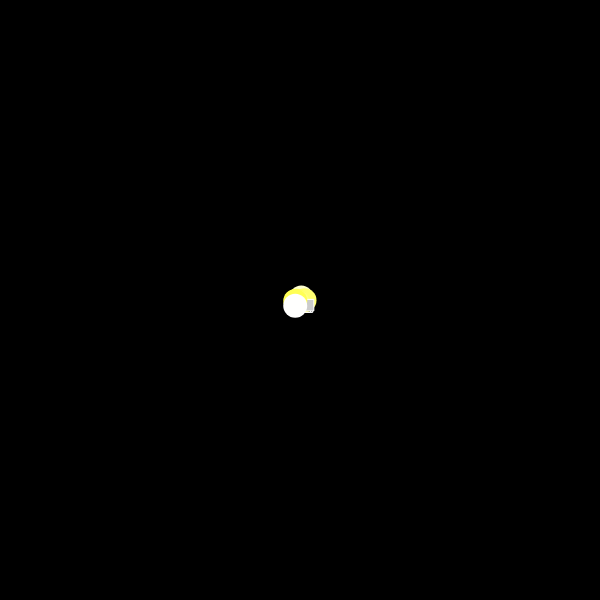
Frame 1 (no input)
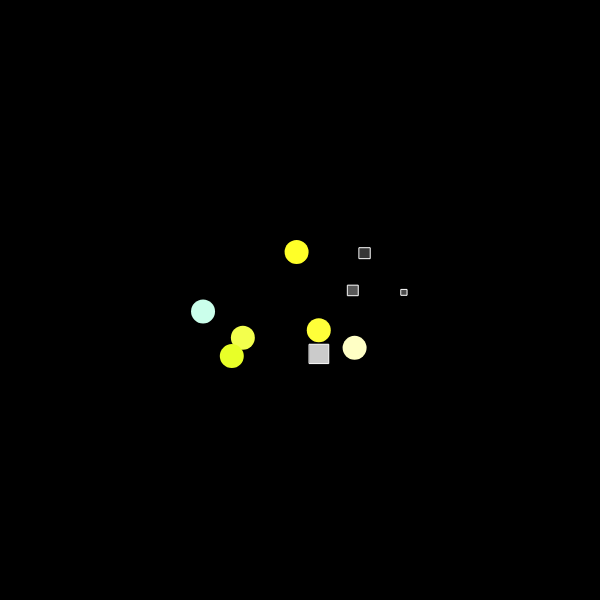
Frame 60 (no input)
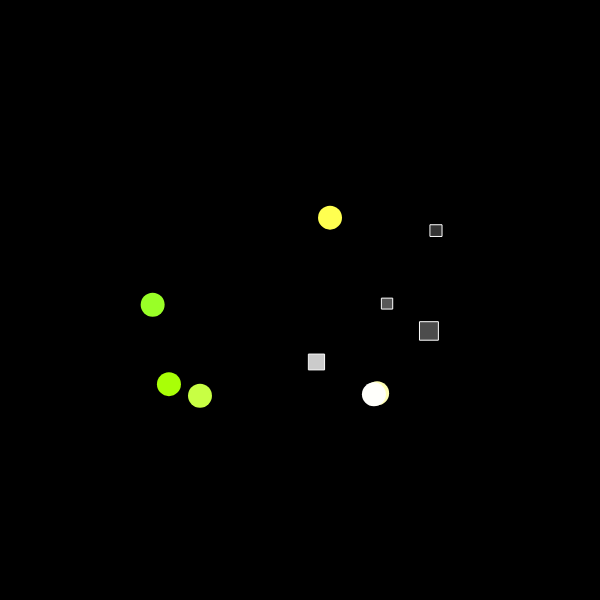
Frame 120 (the mouse pressed at the canvas centre since frame 60)

The p5.js sketch that drew these frames (run headless with seeded random() and noise() and a simulated clock; from frame 60 on, the mouse is pressed at the canvas centre):

// p5.js sketch
// ── sketch.js
let particles = [];

function setup(){
    createCanvas(600,600);
    for(let i=0; i<10; i++){
        // random chance of displaying circle or square
        if(random(1)< 0.5){
            particles[i] = new Particle(300,300);
        }else{
            particles[i] = new SquareP(300,300);
        }
        
    }
}

function draw(){
    background(0);
    for(let p of particles){
        p.update();
        p.show();
    }
    
}
// ── particle.js
// extend from p5.Vector
class Particle extends p5.Vector{
    constructor(x,y){
        super(x,y);
        this.vel = p5.Vector.random2D();
        
    }

    update(){
        this.add(this.vel);
        this.x += random(-5,5);
        this.y += random(-5,5);
        this.color = random(255) 
        
    }

    show(){
        stroke(this.x,255, this.color);
        strokeWeight(24);
        point(this.x, this.y);
    }
}
// ── square.js
// create child class using extends
class SquareP extends Particle{
    constructor(x,y){
        // use constructor from parent
        super(x,y);
        this.bright = random(255);
        this.r = 10;
    }
    
    // adds to the parent update()
    update(){
        // use parent update()
        super.update();
        // increase the size of particle
        this.r += random(-2,2);
    }

    // overrides the parent show()
    show(){
        stroke(255);
        strokeWeight(1);
        fill(this.bright);
        square(this.x, this.y, this.r)
    }

}
